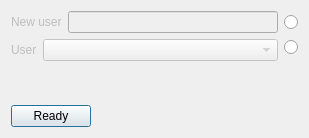
<?xml version="1.0" encoding="UTF-8"?>
<ui version="4.0">
 <class>UsersChoose</class>
 <widget class="QDialog" name="UsersChoose">
  <property name="geometry">
   <rect>
    <x>0</x>
    <y>0</y>
    <width>309</width>
    <height>138</height>
   </rect>
  </property>
  <property name="windowTitle">
   <string>Dialog</string>
  </property>
  <layout class="QVBoxLayout" name="verticalLayout_3">
   <item>
    <layout class="QHBoxLayout" name="horizontalLayout_3">
     <item>
      <layout class="QVBoxLayout" name="verticalLayout_2">
       <item>
        <layout class="QHBoxLayout" name="horizontalLayout">
         <item>
          <widget class="QLabel" name="newuserl">
           <property name="enabled">
            <bool>false</bool>
           </property>
           <property name="text">
            <string>New user</string>
           </property>
          </widget>
         </item>
         <item>
          <widget class="QLineEdit" name="newusere">
           <property name="enabled">
            <bool>false</bool>
           </property>
          </widget>
         </item>
        </layout>
       </item>
       <item>
        <layout class="QHBoxLayout" name="horizontalLayout_2" stretch="0,1">
         <item>
          <widget class="QLabel" name="userl">
           <property name="enabled">
            <bool>false</bool>
           </property>
           <property name="text">
            <string>User</string>
           </property>
          </widget>
         </item>
         <item>
          <widget class="QComboBox" name="userc">
           <property name="enabled">
            <bool>false</bool>
           </property>
          </widget>
         </item>
        </layout>
       </item>
      </layout>
     </item>
     <item>
      <layout class="QVBoxLayout" name="verticalLayout">
       <item>
        <widget class="QRadioButton" name="newuserb">
         <property name="text">
          <string/>
         </property>
        </widget>
       </item>
       <item>
        <widget class="QRadioButton" name="userb">
         <property name="text">
          <string/>
         </property>
        </widget>
       </item>
      </layout>
     </item>
    </layout>
   </item>
   <item>
    <spacer name="verticalSpacer">
     <property name="orientation">
      <enum>Qt::Vertical</enum>
     </property>
     <property name="sizeHint" stdset="0">
      <size>
       <width>20</width>
       <height>0</height>
      </size>
     </property>
    </spacer>
   </item>
   <item>
    <layout class="QHBoxLayout" name="horizontalLayout_4">
     <item>
      <widget class="QPushButton" name="gob">
       <property name="text">
        <string>Ready</string>
       </property>
      </widget>
     </item>
     <item>
      <spacer name="horizontalSpacer">
       <property name="orientation">
        <enum>Qt::Horizontal</enum>
       </property>
       <property name="sizeHint" stdset="0">
        <size>
         <width>40</width>
         <height>20</height>
        </size>
       </property>
      </spacer>
     </item>
    </layout>
   </item>
  </layout>
 </widget>
 <resources/>
 <connections/>
</ui>
